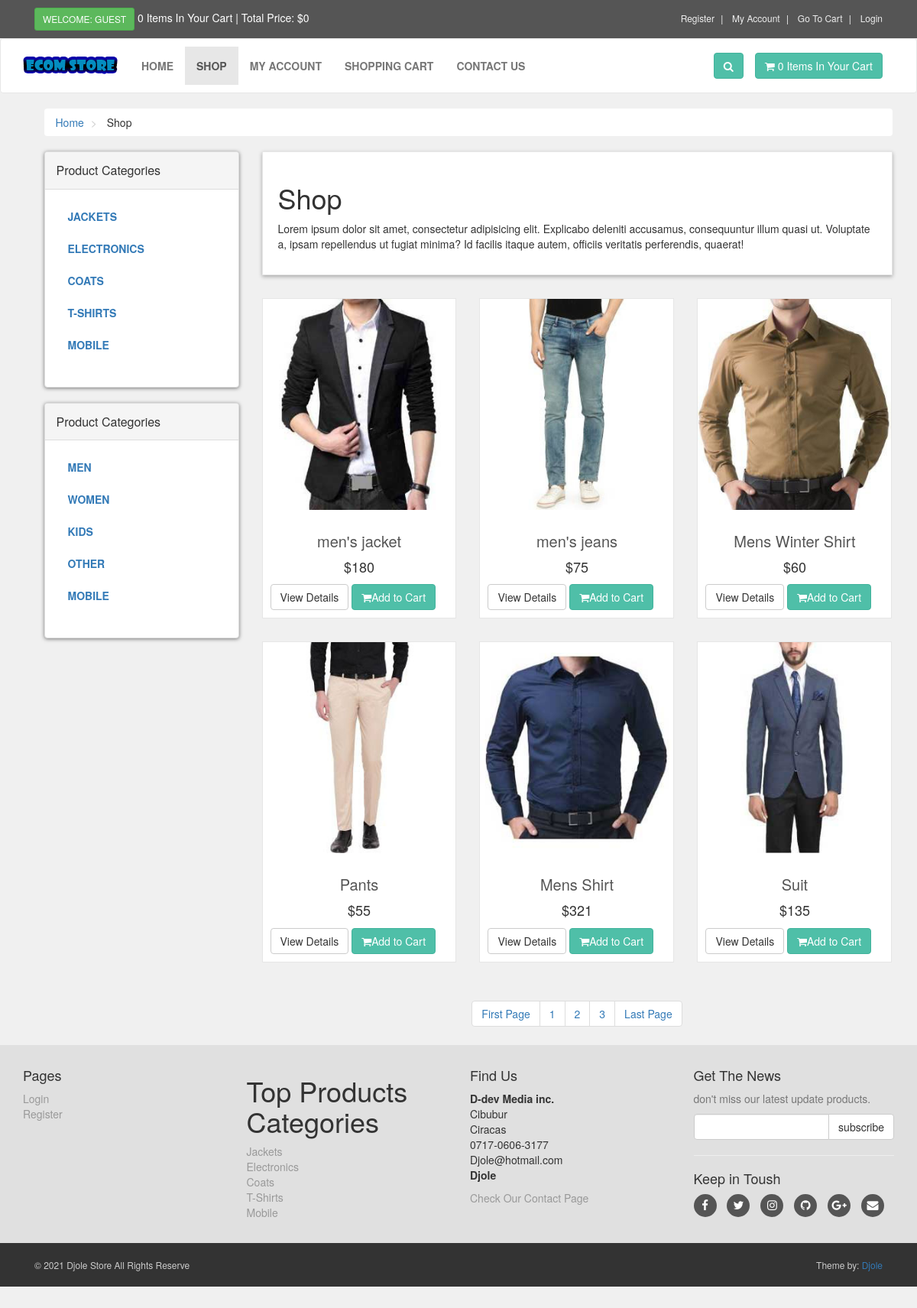
The page /shop.php on the database its author committed.
### tables this page shows
CREATE TABLE `product_categories` (
  `p_cat_id` int(10) NOT NULL,
  `p_cat_title` text NOT NULL,
  `p_cat_desc` text NOT NULL
);

CREATE TABLE `categories` (
  `cat_id` int(10) NOT NULL,
  `cat_title` text NOT NULL,
  `cat_desc` text NOT NULL
);

CREATE TABLE `products` (
  `product_id` int(10) NOT NULL,
  `p_cat_id` int(10) NOT NULL,
  `cat_id` int(10) NOT NULL,
  `date` timestamp NOT NULL DEFAULT current_timestamp() ON UPDATE current_timestamp(),
  `product_title` text NOT NULL,
  `product_img1` text NOT NULL,
  `product_img2` text NOT NULL,
  `product_img3` text NOT NULL,
  `product_price` int(10) NOT NULL,
  `product_keywords` text NOT NULL,
  `product_desc` text NOT NULL
);

### shop.php (the view, shortened to what this page needs)
<?php
    include("includes/header.php");
?>
<div id="content">
       <div class="container">
           <div class="col-md-12">
               <ul class="breadcrumb">
                   <li>
                       <a href="index.php">Home</a>
                   </li>
                   <li>
                       Shop
                   </li>
               </ul>
           </div>
           <div class="col-md-3">
    <?php
     include("includes/sidebar.php");
    ?>
             </div>
           <div class="col-md-9">
               <?php
                if(!isset($_GET['p_cat'])){
                    if(!isset($_GET['cat'])){
                      echo "
                       <div class='box'>
                           <h1>Shop</h1>
                           <p>
                               Lorem ipsum dolor sit amet, consectetur adipisicing elit. Explicabo deleniti accusamus, consequuntur illum quasi ut. Voluptate a, ipsam repellendus ut fugiat minima? Id facilis itaque autem, officiis veritatis perferendis, quaerat!
                           </p>
                       </div>
                       ";
                    }
                   }
               ?>
               <div class="row">
                   <?php
                        if(!isset($_GET['p_cat'])){
                         if(!isset($_GET['cat'])){
                            $per_page=6;
                            if(isset($_GET['page'])){
                                $page = $_GET['page'];
                            }else{
                                $page=1;
                            }
                            $start_from = ($page-1) * $per_page;
                            $get_products = "select * from products order by 1 DESC LIMIT $start_from,$per_page";
                            $run_products = mysqli_query($con,$get_products);
                            while($row_products=mysqli_fetch_array($run_products)){
                                $pro_id = $row_products['product_id'];
                                $pro_title = $row_products['product_title'];
                                $pro_price = $row_products['product_price'];
                                $pro_img1 = $row_products['product_img1'];
                                echo "
                                    <div class='col-md-4 col-sm-6 center-responsive'>
                                        <div class='product'>
                                            <a href='details.php?pro_id=$pro_id'>
                                                <img class='img-responsive' src='admin_area/product_images/$pro_img1'>
                                            </a>
                                            <div class='text'>
                                                <h3>
                                                    <a href='details.php?pro_id=$pro_id'> $pro_title </a>
                                                </h3>
                                                <p class='price'>
                                                    $$pro_price
                                                </p>
                                                <p class='buttons'>
                                                    <a class='btn btn-default' href='details.php?pro_id=$pro_id'>
                                                     View Details
                                                    </a>
                                                    <a class='btn btn-primary' href='details.php?pro_id=$pro_id'>
                                                        <i class='fa fa-shopping-cart'></i>Add to Cart
                                                    </a>
                                                </p>
                                            </div>
                                        </div>
                                    </div>
                                ";
                        }
                   ?>
               </div>
               <center>
                   <ul class="pagination">
					 <?php
                    $query = "select * from products";
                    $result = mysqli_query($con,$query);
                    $total_records = mysqli_num_rows($result);
                    $total_pages = ceil($total_records / $per_page);
                        echo "
                            <li>
                                <a href='shop.php?page=1'> ".'First Page'." </a>
                            </li>
                        ";
                        for($i=1; $i<=$total_pages; $i++){
                              echo "
                            <li>
                                <a href='shop.php?page=".$i."'> ".$i." </a>
                            </li>
                        ";
                        };
                        echo "
                            <li>
                                <a href='shop.php?page=$total_pages'> ".'Last Page'." </a>
                            </li>
                        ";
					    	}
						}
					 ?>
                   </ul>
               </center>
           </div>
       </div>
   </div>
   <?php
    include("includes/footer.php");
    ?>
</body>
</html>

### functions/functions.php (shortened to what this page needs)
<?php
$db = mysqli_connect("localhost","root","","ecom_store");
function getRealIpUser(){
    switch(true){
            default : return $_SERVER['REMOTE_ADDR'];
    }
}
function getPCats(){
    global $db;
    $get_p_cats = "select * from product_categories";
    $run_p_cats = mysqli_query($db,$get_p_cats);
    while($row_p_cats=mysqli_fetch_array($run_p_cats)){
        $p_cat_id = $row_p_cats['p_cat_id'];
        $p_cat_title = $row_p_cats['p_cat_title'];
        echo "
            <li>
                <a href='shop.php?p_cat=$p_cat_id'> $p_cat_title </a>
            </li>
        ";
    }
}
function getCats(){
    global $db;
    $get_cats = "select * from categories";
    $run_cats = mysqli_query($db,$get_cats);
    while($row_cats=mysqli_fetch_array($run_cats)){
        $cat_id = $row_cats['cat_id'];
        $cat_title = $row_cats['cat_title'];
        echo "
            <li>
                <a href='shop.php?cat=$cat_id'> $cat_title </a>
            </li>
        ";
    }
}
function items(){
    global $db;
    $ip_add = getRealIpUser();
    $get_items = "select * from cart where ip_add='$ip_add'";
    $run_items = mysqli_query($db,$get_items);
    $count_items = mysqli_num_rows($run_items);
    echo $count_items;
}
function total_price(){
        $total = 0;
        echo "$" . $total;
}
?>

### includes/footer.php (shortened to what this page needs)
<div id="footer">
    <div class="container">
        <div class="row">
            <div class="col-sm-6 col-md-3">
                  <h4>Pages</h4>
                  <ul>
                           <?php
                           if(!isset($_SESSION['customer_email'])){
                               echo"<a href='checkout.php'>Login</a>";
                           }else{
                              echo"<a href='customer/my_account.php?my_orders'>My Account</a>";
                           }
                           ?>
                    <li><a href="customer_register.php">Register</a></li>
                </ul>
            </div>
            <div class="col-sm-6 col-md-3">
                 <h1>Top Products Categories</h1>
                <ul>
                <?php
                    $get_p_cats = "select * from product_categories";
                    $run_p_cats = mysqli_query($con,$get_p_cats);
                    while($row_p_cats=mysqli_fetch_array($run_p_cats)){
                        $p_cat_id = $row_p_cats['p_cat_id'];
                        $p_cat_title = $row_p_cats['p_cat_title'];
                        echo "
                            <li>
                                <a href='shop.php?p_cat=$p_cat_id'>
                                    $p_cat_title
                                </a>
                            </li>
                        ";
                    }
                ?>
                 </ul>
            </div>
            <div class="col-sm-6 col-md-3">
                 <h4>Find Us</h4>
                <p>
                      <strong>D-dev Media inc.</strong>
                      <br/>Cibubur
                      <br/>Ciracas
                      <br/>0717-0606-3177
                      <br/>Djole@hotmail.com
                      <br/><strong>Djole</strong>
                 </p>
                 <a href="contact.php">Check Our Contact Page</a>
            </div>
            <div class="col-sm-6 col-md-3">
               <h4>Get The News</h4>
               <p class="text-muted">
                   don't miss our latest update products.
                </p>
                <form action="" method="">
                     <div class="input-group">
                         <input type="text" class="form-control" name="email">
                         <span class="input-group-btn">
                              <input type="submit" value="subscribe" class="btn btn-default">
                         </span>
                     </div>
                </form>
                <hr>
                <h4>Keep in Toush</h4>
                <p class="social">
                     <a href="#" class="fa fa-facebook"></a>
                     <a href="#" class="fa fa-twitter"></a>
                     <a href="#" class="fa fa-instagram"></a>
                     <a href="#" class="fa fa-github"></a>
                     <a href="#" class="fa fa-google-plus"></a>
                     <a href="#" class="fa fa-envelope"></a>
                </p>
            </div>
        </div>
    </div>
</div>
<div id="copyright">
    <div class="container">
        <div class="col-md-6">
            <p class="pull-left">&copy; 2021 Djole Store All Rights Reserve</p>
        </div>
        <div class="col-md-6">
            <p class="pull-right">Theme by: <a href="#">Djole</a></p>
        </div>
    </div>
</div>

### styles/style.css (style rules this page uses)
body { font-size: 14px; line-height: 1.42857143; color: #333333; background: #f0f0f0; overflow-x: hidden; padding-bottom: 1000px; }
.btn-primary { color: rgb(255, 255, 255); background: rgb(79, 191, 168); border-color: rgb(65, 179, 156); }
.box { background: #ffffff; margin: 0 0 30px; border: solid 1px #e6e6e6; box-sizing: border-box; padding: 20px; box-shadow: 0px 2px 5px rgba(0, 0, 0, .3); }
#content { padding-left: 25px; }
#content .product { background: #ffffff; border: solid 1px #e6e6e6; margin-bottom: 30px; box-sizing: border-box; }
#content .product .text { padding: 10px 10px 0px; }
#content .product .text p.price { font-size: 18px; text-align: center; font-weight: 400; }
#content .product .text h3 { text-align: center; font-size: 20px; }
#content .product .text h3 a { color: rgb(85, 85, 85); }
.breadcrumb { padding: 8px 15px; margin-bottom: 20px; background: #ffffff; border-radius: 5x; box-shadow: 0px 1px 5px rgba(0, 0, 0, 5,); }
.breadcrumb> li + li:before { content: ">\00a0"; color: #cccccc; }
#content .panel.sidebar-menu ul.nav.category-menu li a { text-transform: uppercase; font-weight: 600; }
#footer { background: #e0e0e0; padding: 20px 0; }
#footer a { color: #999999; padding: 0; text-decoration: none; }
#footer ul { list-style: none; padding-left: 0px; }
#footer .social { text-align: left; }
#footer .social a { margin: 0px 10px 0px 0px; display: inline-block; color: #ffffff; width: 30px; height: 30px; border-radius: 15px; line-height: 30px; font-size: 15px; text-align: center; vertical-align: bottom; background: #555555; text-decoration: none; }
#copyright { background: #333333; color: #cccccc; padding: 20px 0px; font-size: 12px; }
#copyright p { margin: 0px; }

### rows shown on the page
product_categories: p_cat_title "JACKETS", p_cat_title "Jackets"
product_categories: p_cat_title "ELECTRONICS", p_cat_title "Electronics"
product_categories: p_cat_title "COATS", p_cat_title "Coats"
product_categories: p_cat_title "T-SHIRTS", p_cat_title "T-Shirts"
product_categories: p_cat_title "MOBILE", p_cat_title "Mobile"
categories: cat_title "MEN"
categories: cat_title "WOMEN"
categories: cat_title "KIDS"
categories: cat_title "OTHER"
categories: cat_title "MOBILE"
products: product_img1 (picture), product_title "men's jacket", product_price "180"
products: product_img1 (picture), product_title "men's jeans", product_price "75"
products: product_img1 (picture), product_title "Mens Winter Shirt", product_price "60"
products: product_img1 (picture), product_title "Pants", product_price "55"
products: product_img1 (picture), product_title "Mens Shirt", product_price "321"
products: product_img1 (picture), product_title "Suit", product_price "135"

### other values the page prints
$count_items "0 0"
$total "0"
